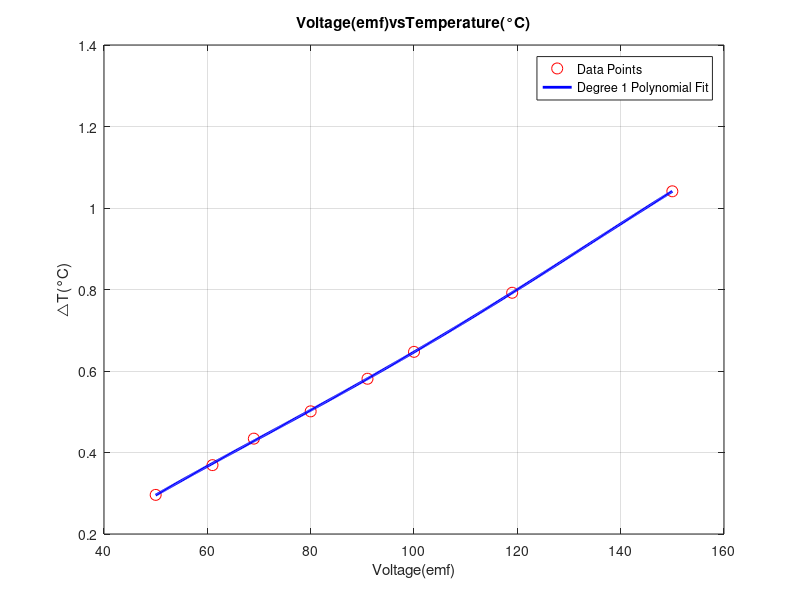

Source code (MATLAB):
% Data points
X = [50, 61, 69, 80, 91, 100, 119, 150]; 
Y = [0.296, 0.369, 0.434, 0.501, 0.581, 0.647, 0.792, 1.041]; 

% Fit a 1st-degree polynomial (linear fit)
p1 = polyfit(X, Y, 4);

% Evaluate the polynomial at a fine grid
X_fine = linspace(min(X), max(X), 500);
Y_poly1 = polyval(p1, X_fine);

% Plot the original data points
figure;
plot(X, Y, 'ro', 'MarkerSize', 8, 'DisplayName', 'Data Points'); 
hold on;

% Plot the 1st-degree polynomial fit
plot(X_fine, Y_poly1, '-b', 'LineWidth', 2, 'DisplayName', 'Degree 1 Polynomial Fit');

grid on;
xlabel('Voltage(emf)');
ylabel('△T(°C)');
title('Voltage(emf)vsTemperature(°C)');
legend show;
hold off;
